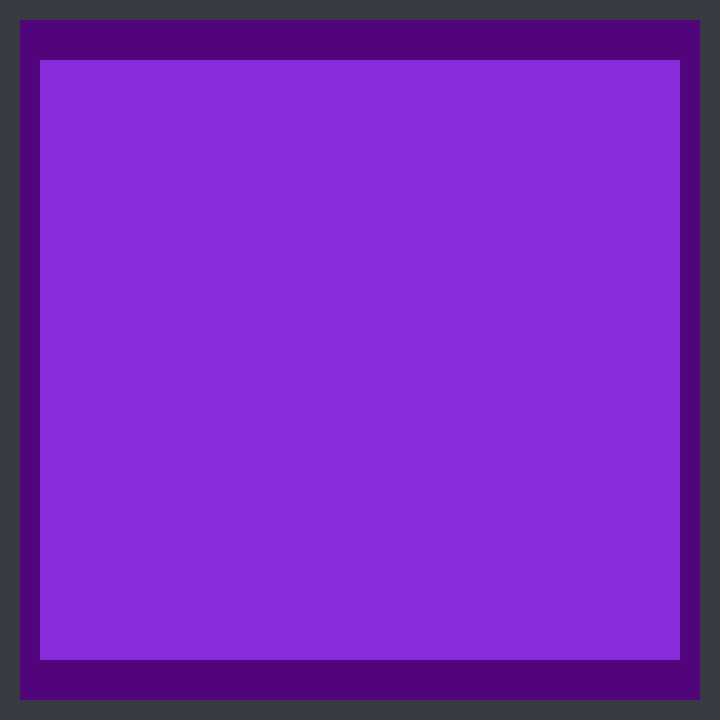
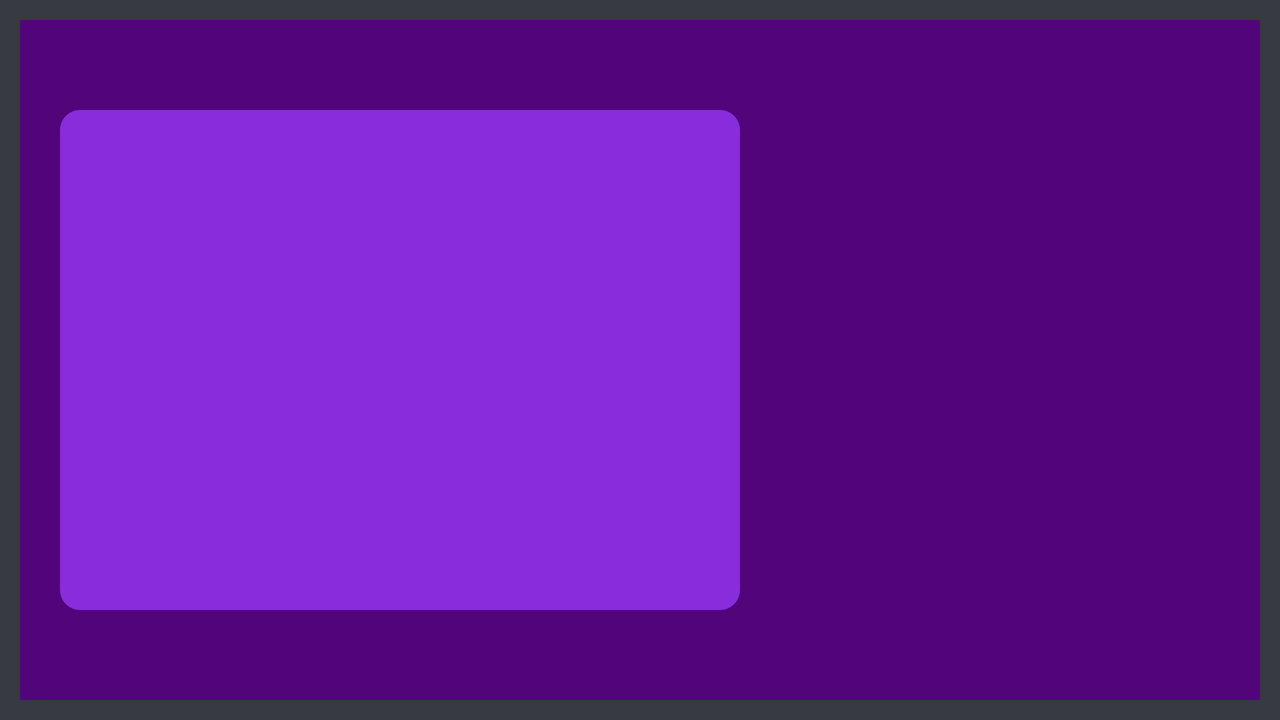

Compare how this app lays out the same screen by default and in its alternative resource folder. The renders come first, then the two layout files and the values they reference.
<!-- AndroidManifest.xml: application theme AppTheme -->
<!-- res/layout/activity_main.xml -->
<?xml version="1.0" encoding="utf-8"?>
<LinearLayout xmlns:android="http://schemas.android.com/apk/res/android"
    xmlns:app="http://schemas.android.com/apk/res-auto"
    xmlns:tools="http://schemas.android.com/tools"
    android:layout_width="match_parent"
    android:layout_height="wrap_content"
    android:orientation="vertical"
    tools:context=".MainActivity"
    android:gravity="center"
    android:background="@color/mainBackground">

    <LinearLayout
        android:layout_width="match_parent"
        android:layout_height="match_parent"
        android:layout_margin="10dp"
        android:orientation="vertical"
        android:background="@color/background"
        android:layout_gravity="center_horizontal"
        android:padding="10dp">

        <LinearLayout
            android:id="@+id/fragmentHolder"
            android:layout_width="340dp"
            android:layout_height="300dp"
            android:orientation="vertical"
            android:layout_margin="10dp"
            android:layout_gravity="center"
            android:background="@drawable/rounded_corners_audio"/>

        <androidx.recyclerview.widget.RecyclerView
            android:id="@+id/recyclerView"
            android:layout_width="match_parent"
            android:layout_height="wrap_content"
            android:background="@color/background"/>
    </LinearLayout>
</LinearLayout>
<!-- resources referenced by this layout -->
<resources>
  <color name="background">#52057b</color>
  <color name="mainBackground">#373a40</color>
  <!-- drawable rounded_corners_audio (drawable) -->
  <?xml version="1.0" encoding="utf-8"?>
  <shape xmlns:android="http://schemas.android.com/apk/res/android">
      <corners android:radius="10dp"/>
      <solid android:color="@color/colorPrimary"/>
  </shape>
  <style name="AppTheme" parent="Theme.AppCompat.Light.DarkActionBar">
          
          <item name="colorPrimary">@color/mainBackground</item>
          <item name="colorPrimaryDark">@color/colorPrimaryDark</item>
          <item name="colorAccent">@color/colorAccent</item>
      </style>
  <color name="colorPrimary">#892cdc</color>
  <color name="colorPrimaryDark">#3700B3</color>
  <color name="colorAccent">#892cdc</color>
</resources>
<!-- res/layout-land/activity_main.xml (the repository's variant of the layout above) -->
<!-- drawn on the phone turned sideways -->
<?xml version="1.0" encoding="utf-8"?>
<LinearLayout xmlns:android="http://schemas.android.com/apk/res/android"
    xmlns:app="http://schemas.android.com/apk/res-auto"
    xmlns:tools="http://schemas.android.com/tools"
    android:layout_width="match_parent"
    android:layout_height="match_parent"
    android:orientation="horizontal"
    tools:context=".MainActivity"
    android:gravity="center"
    android:background="@color/mainBackground">

    <LinearLayout
        android:layout_width="match_parent"
        android:layout_height="match_parent"
        android:layout_margin="10dp"
        android:orientation="horizontal"
        android:background="@color/background"
        android:layout_gravity="center_vertical"
        android:padding="10dp">

        <LinearLayout
            android:id="@+id/fragmentHolder"
            android:layout_width="340dp"
            android:layout_height="250dp"
            android:orientation="horizontal"
            android:layout_margin="10dp"
            android:layout_gravity="center"
            android:background="@drawable/rounded_corners_audio" />

        <androidx.recyclerview.widget.RecyclerView
            android:id="@+id/recyclerView"
            android:layout_width="match_parent"
            android:layout_height="wrap_content"
            android:background="@color/background"/>

    </LinearLayout>
</LinearLayout>
